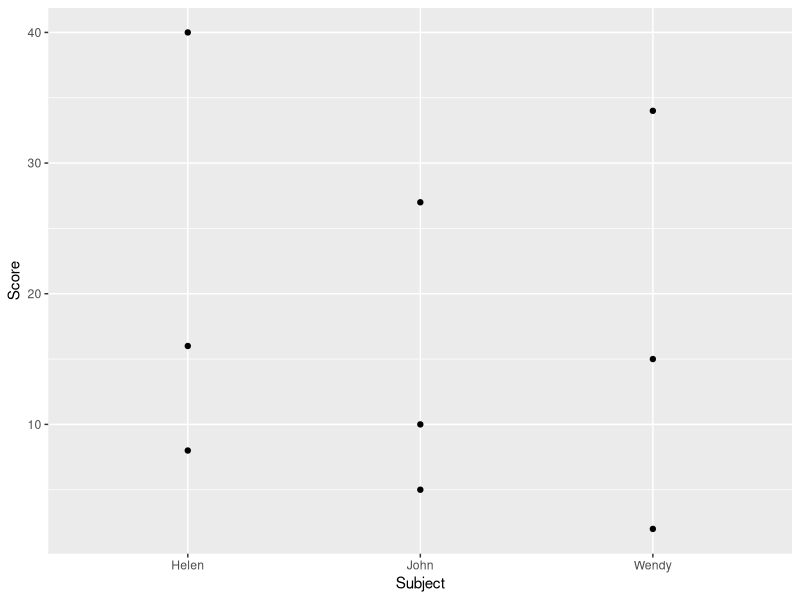
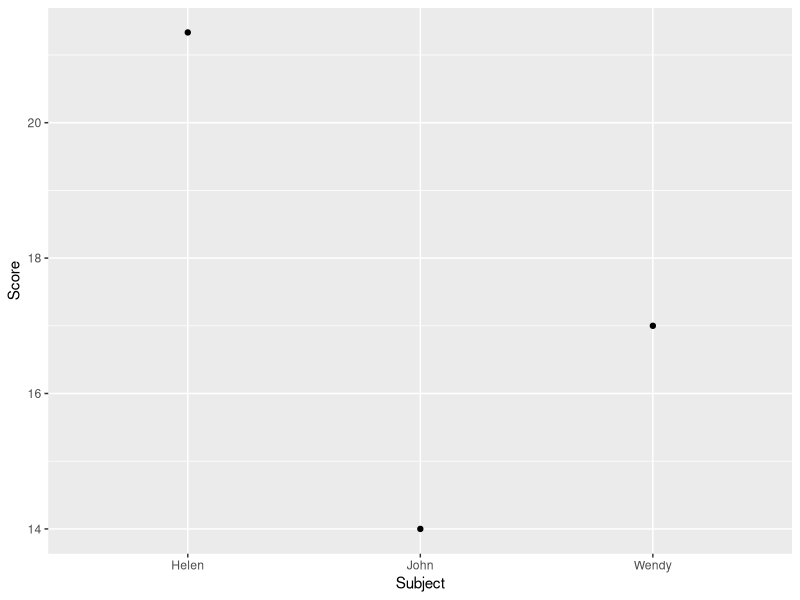
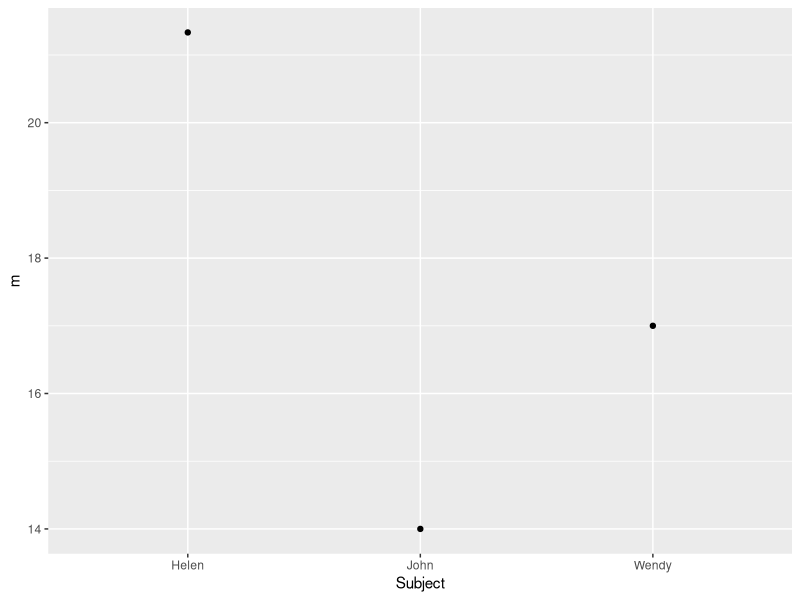
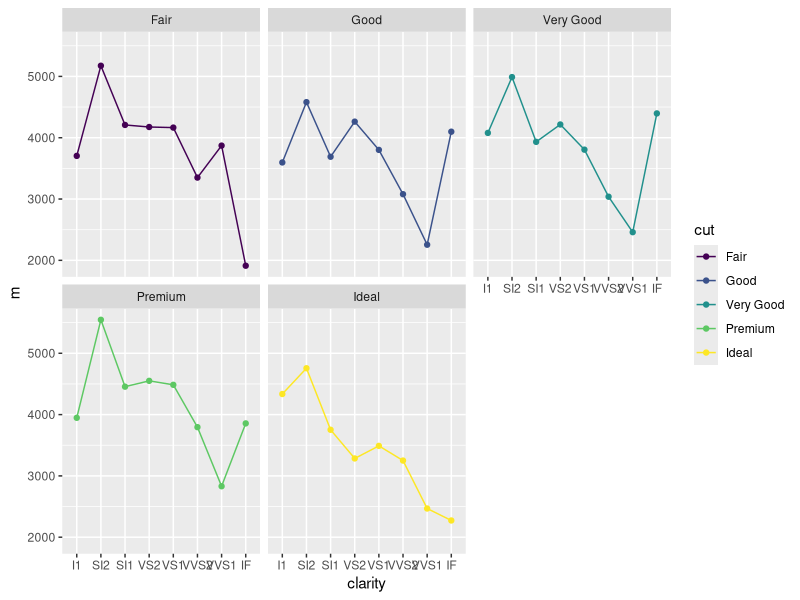
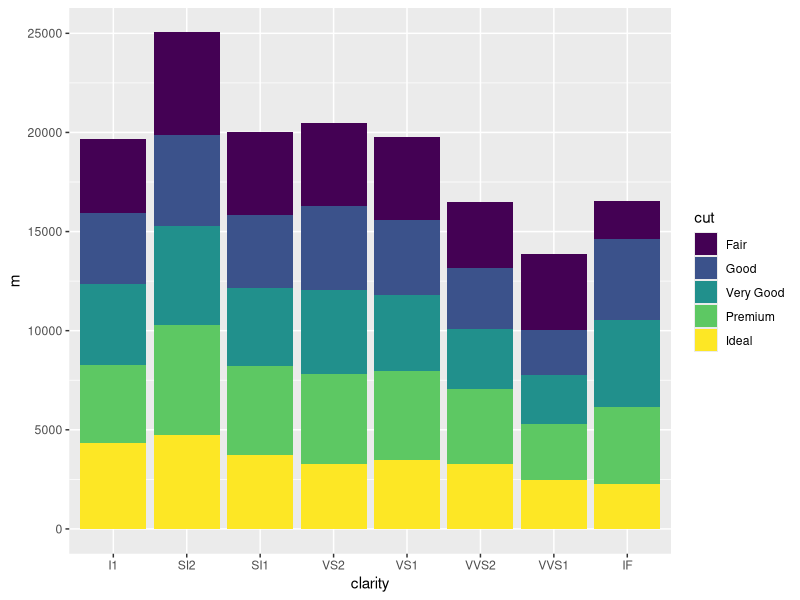
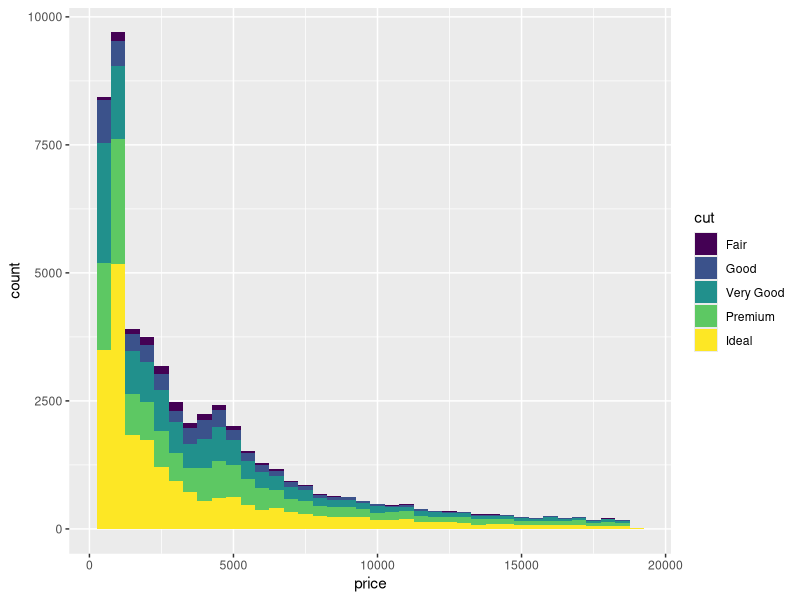
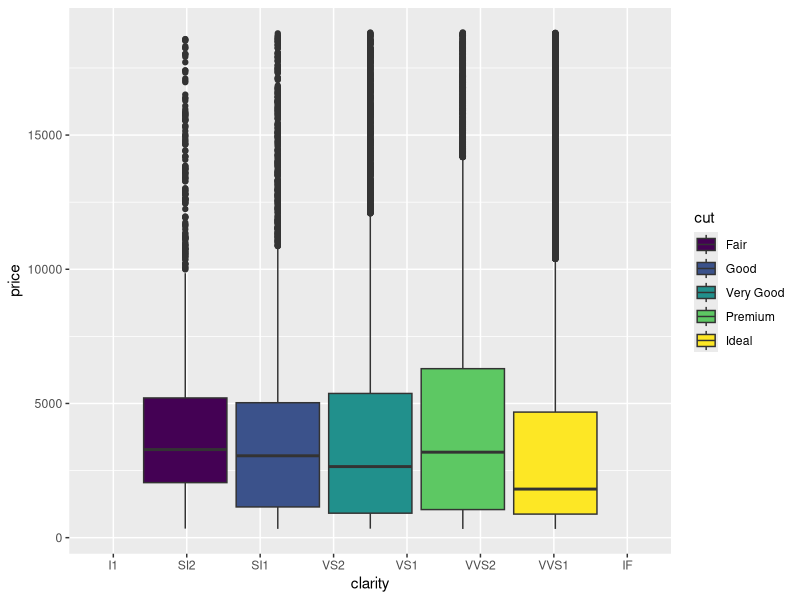
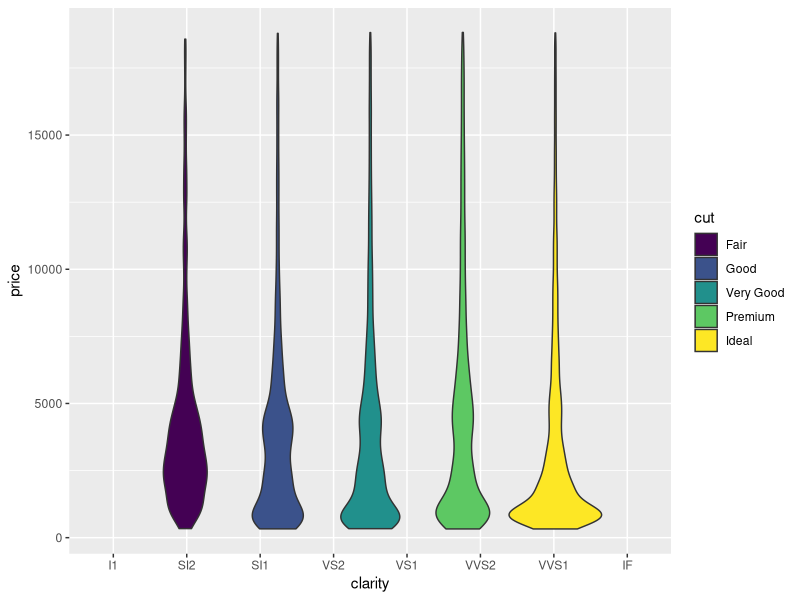

The R script that drew these images, in order:
## ---- chunk 1
getwd()
## ---- chunk 2
#install.packages("tidyverse")
## ---- chunk 3
library(tidyverse)
## ---- chunk 4
x <- 6
## ---- chunk 5
y <- c(1,2,3,4,5)
## ---- chunk 6
numbers <- c(1,2,3,4,5)
## ---- chunk 7
mean(numbers)
numbers + 1
sum(numbers)
## ---- chunk 8
numbers.mean <- mean(numbers)
numbers.add1 <- numbers + 1
numbers.sum <- sum(numbers)
## ---- chunk 9
data <- tibble(numbers,numbers.add1,numbers.mean,numbers.sum)
data
## ---- chunk 10
df <- data.frame(Litros = c(1:10))
df$Mililitros <- df$Litros*1000
df$Decilitros <- df$Litros*10
df
## ---- chunk 11
df %>%
  mutate(Mililitros = Litros * 1000,
         Decilitros = Litros * 10)
## ---- chunk 12
## Definimos tres objetos como vectores
# Un vector contiene "Nombres"
Nombres <- c("Sam", "Tina", "Alex") 

# Un vector contiene valores de tipo character(caracteres) que representan "Color de Pelo"
Pelo <- c("Castaño", "Negro", "Rubio")

# Un vector contiene valores de tipo numeric(numericos) representando "Edad"
Edad <- c(24, 41, 2) 

# Un vector que contiene TRUE/FALSE (T/F) valores que representando humano/no humano
Humano <- c(TRUE, FALSE, TRUE)

## Executamos tres lineas de codigo para ver las definiciones de estos objetos en consola
Nombres
Pelo
Edad
Humano

## Definimos un objecto llamado mydataset
# Este dataset combina los cuatro vectores definidos previamente
mydataset <- tibble(Nombres, Pelo, Edad, Humano) 

## Vista del dataset en la consola
mydataset
## ---- chunk 13
temperature_vector <- c("High", "Low", "High","Low", "Medium")
factor_temperature_vector <- factor(temperature_vector, order = TRUE,
                                    levels = c("Low", "Medium", "High"))
factor_temperature_vector
## ---- chunk 14
library(tidyverse)
## ---- chunk 15
diamonds %>% 
  mutate(JustOne = 1,
         Values = "something",
         Simple = TRUE)
## ---- chunk 16
diamonds %>% 
  mutate(price200 = price - 200)
## ---- chunk 17
diamonds %>% 
  mutate(cut.new = recode(cut,
                          "Ideal" = "IDEAL",
                          "Fair" = "Okay",
                          "Premium" = "pizza"))
## ---- chunk 18
diamonds %>% 
  summarize(avg.price = mean(price))
## ---- chunk 19
diamonds %>% 
  summarize(avg.price = mean(price),
            dbl.price = mean(price) * 2,
            random.add = 1 + 2,
            avg.carat = mean(carat),
            stdev.price = sd(price))
## ---- chunk 20
## Creating identification number to represent 50 individual people
ID <- c(1:50)

## Creating sex variable (25 males/25 females)
Sex <- rep(c("male", "female"), 25) # rep stands for replicate

## Creating age variable (20-39 year olds)
Age <- c(26, 25, 39, 37, 31, 34, 34, 30, 26, 33, 
         39, 28, 26, 29, 33, 22, 35, 23, 26, 36, 
         21, 20, 31, 21, 35, 39, 36, 22, 22, 25, 
         27, 30, 26, 34, 38, 39, 30, 29, 26, 25, 
         26, 36, 23, 21, 21, 39, 26, 26, 27, 21) 

## Creating a dependent variable called Score
Score <- c(0.010, 0.418, 0.014, 0.090, 0.061, 0.328, 0.656, 0.002, 0.639, 0.173, 
           0.076, 0.152, 0.467, 0.186, 0.520, 0.493, 0.388, 0.501, 0.800, 0.482, 
           0.384, 0.046, 0.920, 0.865, 0.625, 0.035, 0.501, 0.851, 0.285, 0.752, 
           0.686, 0.339, 0.710, 0.665, 0.214, 0.560, 0.287, 0.665, 0.630, 0.567, 
           0.812, 0.637, 0.772, 0.905, 0.405, 0.363, 0.773, 0.410, 0.535, 0.449)

## Creating a unified dataset that puts together all variables
data <- tibble(ID, Sex, Age, Score)
## ---- chunk 21
data %>% 
  group_by(Sex) %>% 
  summarize(m = mean(Score), # calculates the mean
            s = sd(Score),   # calculates the standard deviation
            n = n()) %>%     # calculates the total number of observations
  ungroup()
## ---- chunk 22
diamonds %>% filter(cut == "Fair")
## ---- chunk 23
diamonds %>%
  filter(cut == "Fair" | cut == "Good", price <= 600)
## ---- chunk 24
diamonds %>%
  filter(cut %in% c("Fair", "Good"), price <= 600)
## ---- chunk 25
diamonds %>% select(cut, color)
## ---- chunk 26
diamonds %>% select(1:5)
## ---- chunk 27
diamonds %>% select(-cut)
## ---- chunk 28
diamonds %>% select(x,y,z, everything())
## ---- chunk 29
diamonds %>% arrange(cut)
## ---- chunk 30
diamonds %>% arrange(desc(cut))
## ---- chunk 31
diamonds %>% count(cut) 
## ---- chunk 32
diamonds %>% rename(PRICE = price)
## ---- chunk 33
## Creating an object named Subject 
Subject <- c("Wendy", "Wendy", "Wendy", # you can press ENTER to auto-indent 
             "John", "John", "John",    # the code. This produces better 
             "Helen", "Helen", "Helen") # formatting for the user.

## Creating an object named Date
Date <- c("2019-08-08", "2019-09-05", "2019-12-07", "2019-08-08", 
          "2019-09-05", "2019-12-07", "2019-08-08", "2019-09-05", "2019-12-07")

## Creating an object named Score
Score <- c(2, 15, 34,
           5, 10, 27,
           16, 8, 40)

## Creating an object
mydata <- tibble(Subject, Date, Score) 
## ---- chunk 34
ggplot(mydata, aes(x = Subject, y = Score)) + 
  geom_point()
## ---- chunk 35
ggplot(mydata, aes(x = Subject, y = Score)) +
  stat_summary(fun.y = "mean", geom = "point")
## ---- chunk 36
mydata %>%
  group_by(Subject) %>%
  summarize(m = mean(Score)) %>%
  ungroup() %>%
  ggplot(aes(x = Subject, y = m)) +
  geom_point()
## ---- chunk 37
diamonds %>% 
  group_by(clarity, cut) %>% 
  summarize(m = mean(price)) %>% 
  ggplot(aes(x = clarity, y = m, group = cut, color = cut)) +
  geom_point() +
  geom_line() +
  facet_wrap(~cut)
## ---- chunk 38
diamonds %>% 
  group_by(clarity, cut) %>% 
  summarize(m = mean(price)) %>% 
  ggplot(aes(x = clarity, y = m, group = cut, fill = cut)) +
  geom_bar(stat = "identity") 
## ---- chunk 39
diamonds %>% 
  ggplot(aes(x = price, group = cut, fill = cut)) +
  geom_histogram(binwidth = 500)
## ---- chunk 40
diamonds %>% 
  group_by(clarity, cut) %>% 
  ggplot(aes(x = clarity, y = price, group = cut, fill = cut)) +
  geom_boxplot() 
## ---- chunk 41
diamonds %>% 
  group_by(clarity, cut) %>% 
  ggplot(aes(x = clarity, y = price, group = cut, fill = cut)) +
  geom_violin() 
## ---- chunk 42
diamonds %>% 
  group_by(clarity, cut) %>% 
  summarize(m = mean(price)) %>% 
  ggplot(aes(x = clarity, y = m, group = cut, color = cut)) +
  geom_point() +
  geom_line() +
  facet_wrap(~cut, ncol = 2) +
  labs(x = "my x-axis label here", 
       y = "my y-axis label here", 
       title = "The title of my Graph here")
## ---- chunk 43
suma <- function(a, b) {
  return(a + b)
}
suma(5, 3)
## ---- chunk 44
(function(x) x**2)(5)
## ---- chunk 45
strings <- c("apple", "banana", "cherry")
sapply(strings, nchar) # nchar es la función a aplicar a todos los elementos de strings
## ---- chunk 46
nums <- list(a = 1:3, b = 4:6, c = 7:9)
lapply(nums, function(x) x**2) 
## ---- chunk 47
 pedidos <- data.frame(ClienteId = c(1:5), Producto = c("Televisión", "Smartphone", "Frigorífico", "Lavadora", "Microondas"))
 
 clientes <- data.frame(ClienteId = c(1:8), Nombre = c("Juan", "Jose", "Antonio", "Luis", "Ismael", "David", "Jesús", "Ana"), Ciudad = c("Murcia", "Murcia", "Madrid", "Madrid", "Madrid", "Albacete", "Toledo", "Barcelona"))
 pedidos
 clientes
## ---- chunk 48
pedidos_clientes <- pedidos %>%
inner_join(clientes, by = "ClienteId")
pedidos_clientes
## ---- chunk 49
clientes <- data.frame(Id = c(1:8), Nombre = c("Juan", "Jose", "Antonio", "Luis", "Ismael", "David", "Jesús", "Ana"), Ciudad = c("Murcia", "Murcia", "Madrid", "Madrid", "Madrid", "Albacete", "Toledo", "Barcelona"))
clientes
## ---- chunk 50
pedidos_clientes <- pedidos %>%
inner_join(clientes, by = c("ClienteId" = "Id"))
pedidos_clientes
## ---- chunk 51
clientes <- data.frame(ClienteId = c(1:8), Nombre = c("Juan", "Jose", "Antonio", "Luis", "Ismael", "David", "Jesús", "Ana"), Ciudad = c("Murcia", "Murcia", "Madrid", "Madrid", "Madrid", "Albacete", "Toledo", "Barcelona"))
clientes
## ---- chunk 52
clientes_pedidos <- clientes %>%
left_join(pedidos, by = c("ClienteId"))
clientes_pedidos
## ---- chunk 53
pedidos_clientes <- pedidos %>%
right_join(clientes, by = c("ClienteId"))
pedidos_clientes
## ---- chunk 54
productos <- data.frame(Producto = c("Televisión", "Smartphone", "Frigorífico", "Lavadora", "Microondas", "Estufa", "Tablet", "Ordenador"), Precio = c(600,500,800,400,80,20,200,1200))
productos
## ---- chunk 55
pedidos %>%
full_join(productos, by = c("Producto")) 
## ---- chunk 56
pedidos %>%
full_join(productos, by = c("Producto")) %>%
full_join(clientes, by = c("ClienteId"))
## ---- chunk 57
pedidos_ayer <- data.frame(ClienteId = c(1:5), Producto = c("Televisión", "Smartphone", "Frigorífico", "Lavadora", "Microondas"))
pedidos_hoy <- data.frame(ClienteId = c(4:8), Producto = c("Lavadora", "Microondas", "Ordenador", "Estufa", "Tablet"))
pedidos_ayer
pedidos_hoy
## ---- chunk 58
union(pedidos_ayer, pedidos_hoy)
## ---- chunk 59
union_all(pedidos_ayer, pedidos_hoy)
## ---- chunk 60
clientes
pedidos_hoy
## ---- chunk 61
clientes_activos_hoy <- semi_join(clientes, pedidos_hoy, by=c("ClienteId"))
clientes_activos_hoy
## ---- chunk 62
clientes_inactivos_hoy <- anti_join(clientes, pedidos_hoy, by=c("ClienteId"))
clientes_inactivos_hoy
